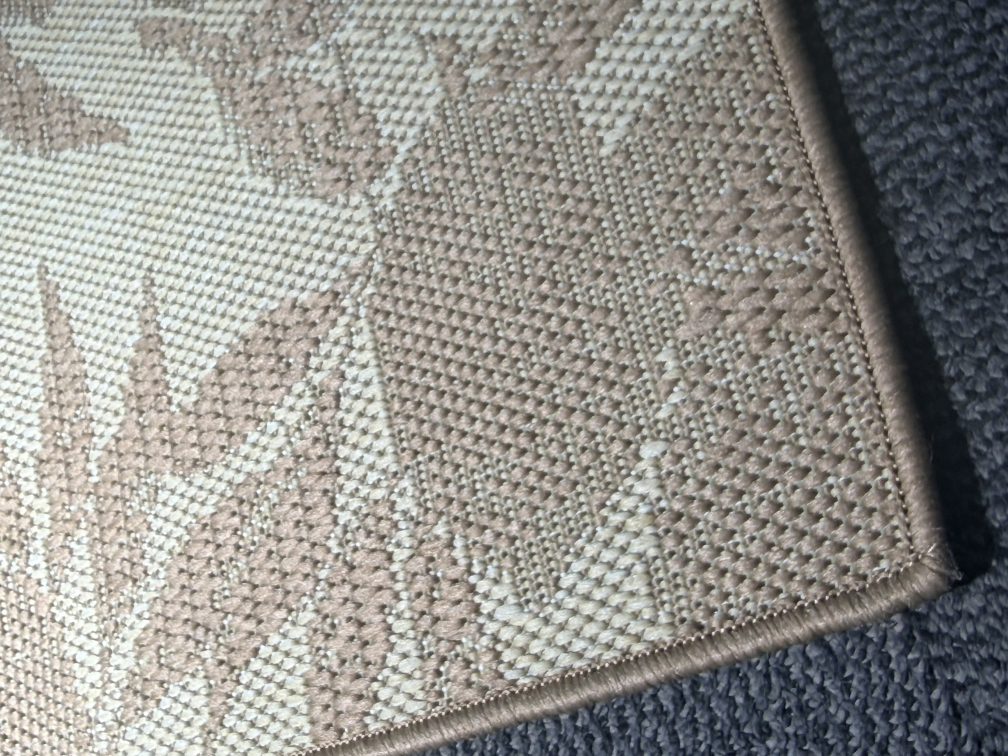
#> input picture assets/material-library/structured-woven-surface-01/construction/sample-01-detail-b.jpg, 4032 x 3024 px (shown at 1/4 size)
$ python prepare_design_controls.py ../assets/material-library/structured-woven-surface-01/construction/sample-01-detail-b.jpg out
#> lines starting #> are read from the running program, lines starting #| are printed output that depends on the picture; after the words box and inside, x2 and y2 are one past the last pixel; in counts of white or black regions, pixels touching at a corner belong together
#!/usr/bin/env python3
"""Build deterministic, pattern-only controls from a carpet artwork."""

from __future__ import annotations

import argparse
import hashlib
import json
from collections import Counter
from pathlib import Path

from PIL import Image

from prepare_design_crop import BOXES


def _palette_and_labels(image: Image.Image, colours: int = 8):
    quantized = image.quantize(colors=colours, method=Image.Quantize.MEDIANCUT)
    palette = quantized.getpalette()
    pixels = (
        quantized.get_flattened_data()
        if hasattr(quantized, "get_flattened_data")
        else quantized.getdata()
    )
    counts = Counter(pixels)
    used = [index for index, _ in counts.most_common()]
    used_palette = {
        index: tuple(palette[index * 3 : index * 3 + 3])
        for index in used
    }
    return quantized, used_palette, counts


def _edge_map(labels: Image.Image) -> Image.Image:
    width, height = labels.size
    source = labels.load()
    edges = Image.new("L", labels.size, 0)
    target = edges.load()
    for y in range(height):
        for x in range(width):
            value = source[x, y]
            different = (
                (x > 0 and source[x - 1, y] != value)
                or (x + 1 < width and source[x + 1, y] != value)
                or (y > 0 and source[x, y - 1] != value)
                or (y + 1 < height and source[x, y + 1] != value)
            )
            target[x, y] = 255 if different else 0
    return edges


def _sha256(path: Path) -> str:
    digest = hashlib.sha256()
    with path.open("rb") as handle:
        for chunk in iter(lambda: handle.read(1024 * 1024), b""):
            digest.update(chunk)
    return digest.hexdigest()


def main() -> None:
    parser = argparse.ArgumentParser()
    parser.add_argument("source", type=Path)
    parser.add_argument("out_dir", type=Path)
    args = parser.parse_args()

    with Image.open(args.source) as loaded:
#> loaded is the input picture: PIL image 4032x3024 RGB; mean R, G, B 147.1, 145.9, 141
        image = loaded.convert("RGB")

    args.out_dir.mkdir(parents=True, exist_ok=True)
    width, height = image.size
#> width = 4032; height = 3024
    corner = "lower_left"
    left, top, right, bottom = BOXES[corner]
    crop_box = (
        round(width * left),
        round(height * top),
        round(width * right),
        round(height * bottom),
    )
#> crop_box = (0, 1754, 2339, 3024)
    detail_crop = image.crop(crop_box)
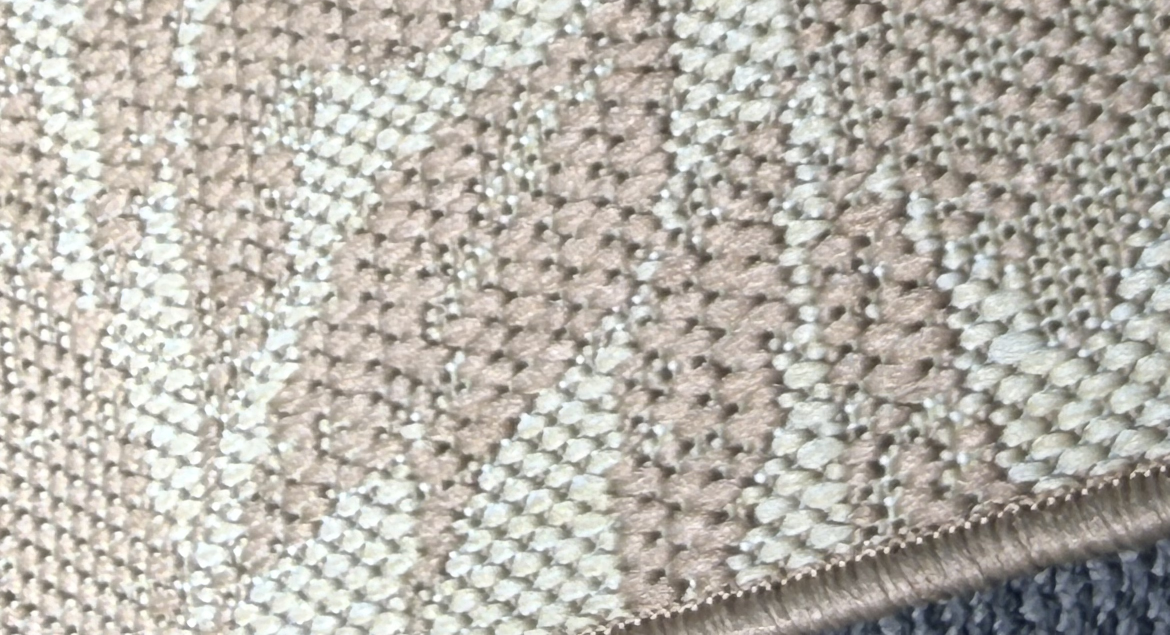
#> detail_crop: PIL image 2339x1270 RGB (shown at 1/2 size); mean R, G, B 184.1, 180.2, 172
    quantized, palette, counts = _palette_and_labels(image)
#> in _palette_and_labels, `palette = quantized.getpalette()`: palette = [228, 231, 224, 202, 200, 193, 182, 179, 171, 164, 160, 152, 146, 142, 134, 123, 119, 112, 86, 85, 85, 37, 43, 50]
#> in _palette_and_labels, `counts = Counter(pixels)`: counts = {5: 1539935, 6: 1443118, 4: 1593846, 3: 1510394, 2: 1580112, 1: 1647047, 0: 1433783, 7: 1444533}
#> in _palette_and_labels, `used = [index for index, _ in counts.most_common()]`: used = [1, 4, 2, 5, 3, 7, 6, 0]
#> in _palette_and_labels, `used_palette = { index: tuple(palette[index * 3 : index * 3 + 3]) for ..`: used_palette = {1: (202, 200, 193), 4: (146, 142, 134), 2: (182, 179, 171), 5: (123, 119, 112), 3: (164, 160, 152), 7: (37, 43, 50), 6: (86, 85, 85), 0: (228, 231, 224)}
#> palette has the same summary as used_palette in _palette_and_labels

    region_map = quantized.convert("P")
    edge_map = _edge_map(quantized)
#> in _edge_map, `edges = Image.new("L", labels.size, 0)`: edges: PIL image 4032x3024 L; every value is 0
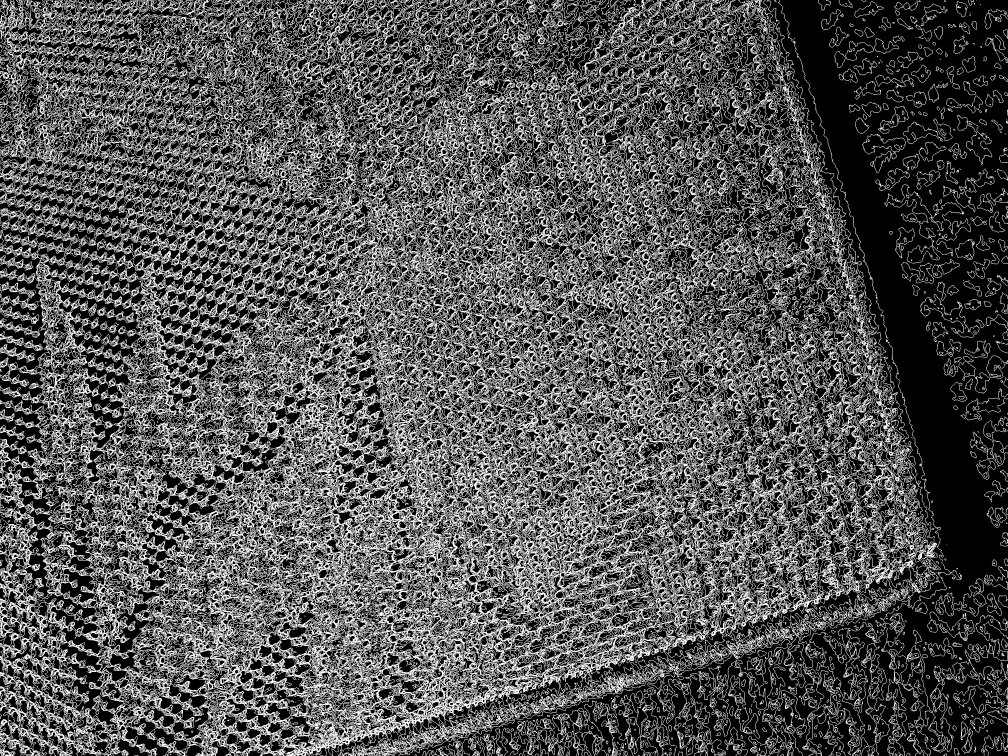
#> edge_map: PIL image 4032x3024 L (shown at 1/4 size); 32.8% white in thin lines or dots
    detail_quantized, _, _ = _palette_and_labels(detail_crop)
#> call 2 of _palette_and_labels, with colours = 8
#> in _palette_and_labels (call 2), `quantized = image.quantize(colors=colours, method=Image.Quantize.MEDIA..`:
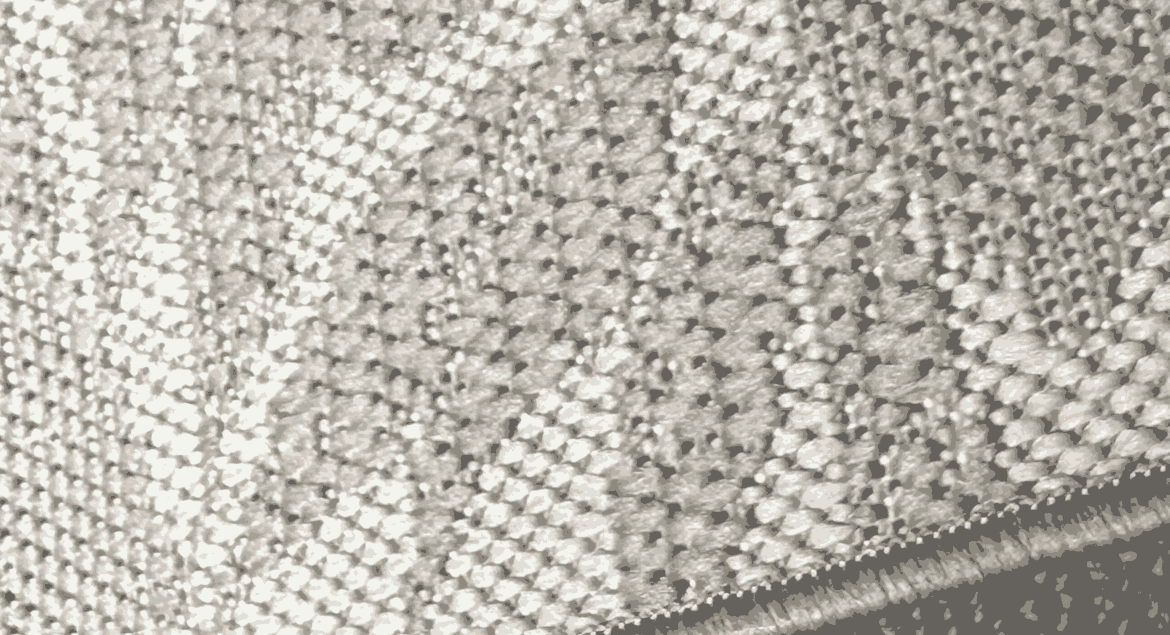
#> quantized: PIL image 2339x1270 P (shown at 1/2 size); mean R, G, B 184.9, 181, 172.6
#> in _palette_and_labels (call 2), `palette = quantized.getpalette()`: palette = [242, 244, 237, 225, 223, 215, 212, 204, 195, 196, 193, 184, 183, 177, 168, 166, 161, 151, 143, 138, 128, 101, 97, 92]
#> in _palette_and_labels (call 2), `counts = Counter(pixels)`: counts = {1: 390265, 0: 361394, 2: 373720, 3: 368475, 4: 396425, 5: 374861, 6: 396043, 7: 309347}
#> in _palette_and_labels (call 2), `used = [index for index, _ in counts.most_common()]`: used = [4, 6, 1, 5, 2, 3, 0, 7]
#> in _palette_and_labels (call 2), `used_palette = { index: tuple(palette[index * 3 : index * 3 + 3]) for ..`: used_palette = {4: (183, 177, 168), 6: (143, 138, 128), 1: (225, 223, 215), 5: (166, 161, 151), 2: (212, 204, 195), 3: (196, 193, 184), 0: (242, 244, 237), 7: (101, 97, 92)}
    detail_edges = _edge_map(detail_quantized)
#> in _edge_map (call 2), `edges = Image.new("L", labels.size, 0)`: edges: PIL image 2339x1270 L; every value is 0
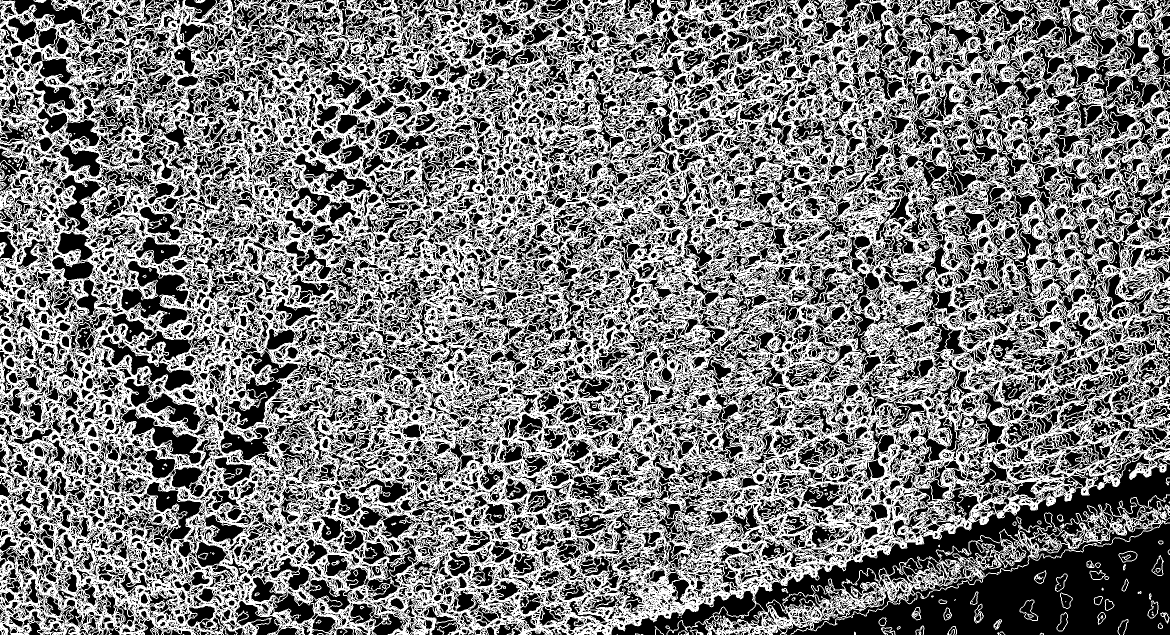
#> detail_edges: PIL image 2339x1270 L (shown at 1/2 size); 48.8% white; 805 white regions (564 under 20 px), largest, box (x1, y1, x2, y2) and area: (0, 0, 2339, 1270) 1432613, (2313, 1002, 2339, 1041) 404, (1948, 1207, 1968, 1247) 264

    detail_crop.save(args.out_dir / "design_detail_crop.png", format="PNG")
    region_map.save(args.out_dir / "design_region_map.png", format="PNG")
    region_map.save(args.out_dir / "design_region_mask.png", format="PNG")
    edge_map.save(args.out_dir / "design_edge_map.png", format="PNG")
    detail_edges.save(args.out_dir / "design_detail_edge_map.png", format="PNG")

    record = {
        "source": str(args.source.resolve()),
        "source_sha256": _sha256(args.source),
        "source_size": [width, height],
            "detail_corner": corner,
        "detail_crop_box": list(crop_box),
        "palette": [
            {"quantized_index": index, "rgb": list(rgb), "pixel_count": counts[index]}
            for index, rgb in palette.items()
        ],
        "controls": {
            "design_detail_crop": "design_detail_crop.png",
            "design_region_map": "design_region_map.png",
            "design_region_mask": "design_region_mask.png",
            "design_edge_map": "design_edge_map.png",
            "design_detail_edge_map": "design_detail_edge_map.png",
        },
        "topology_mode": "strict",
        "material_authority": "none",
    }
    (args.out_dir / "design_lock.json").write_text(
        json.dumps(record, ensure_ascii=False, indent=2) + "\n",
        encoding="utf-8",
    )
    print(json.dumps(record, ensure_ascii=False, indent=2))
#> (printed output is left out)


if __name__ == "__main__":
    main()
